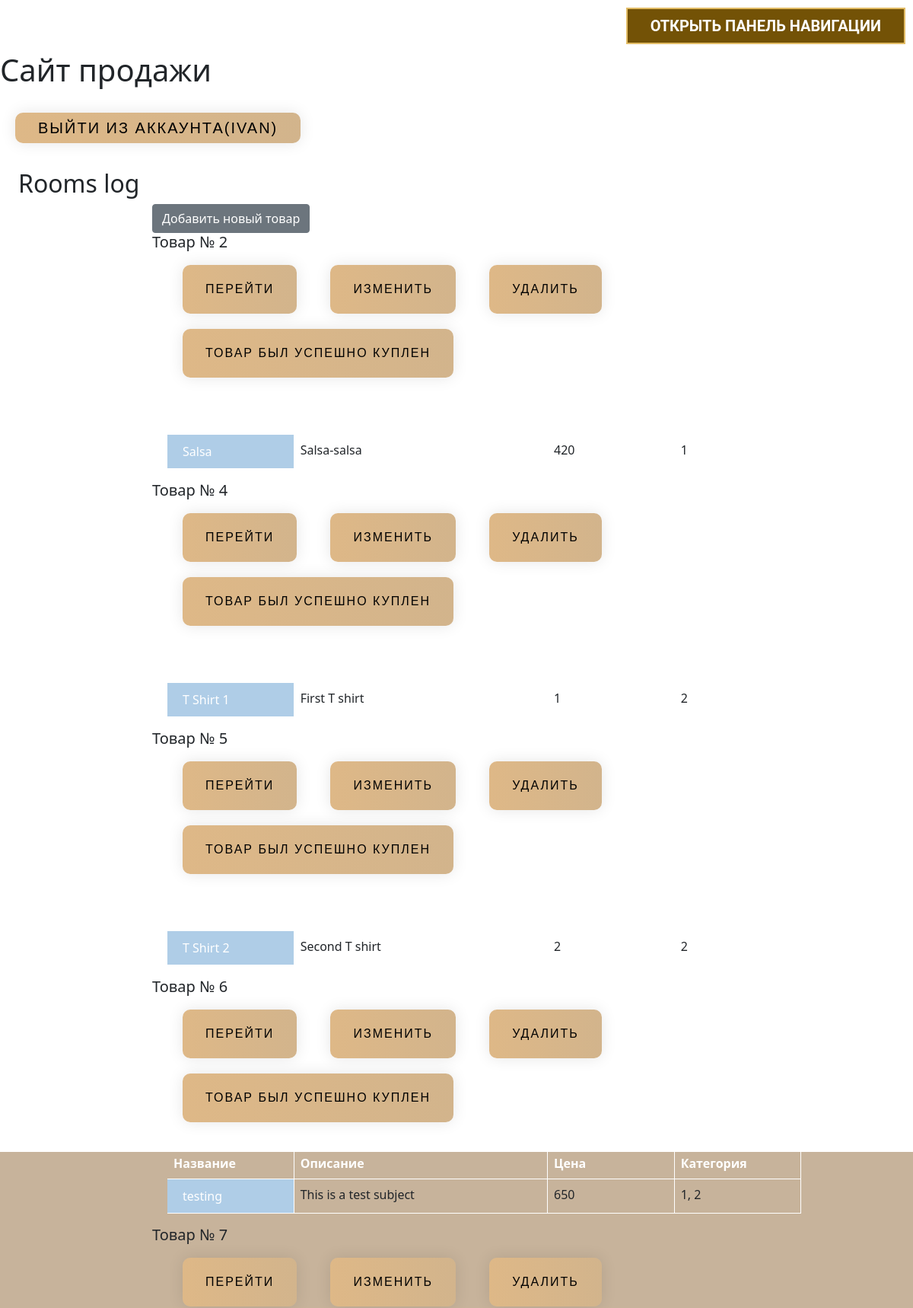
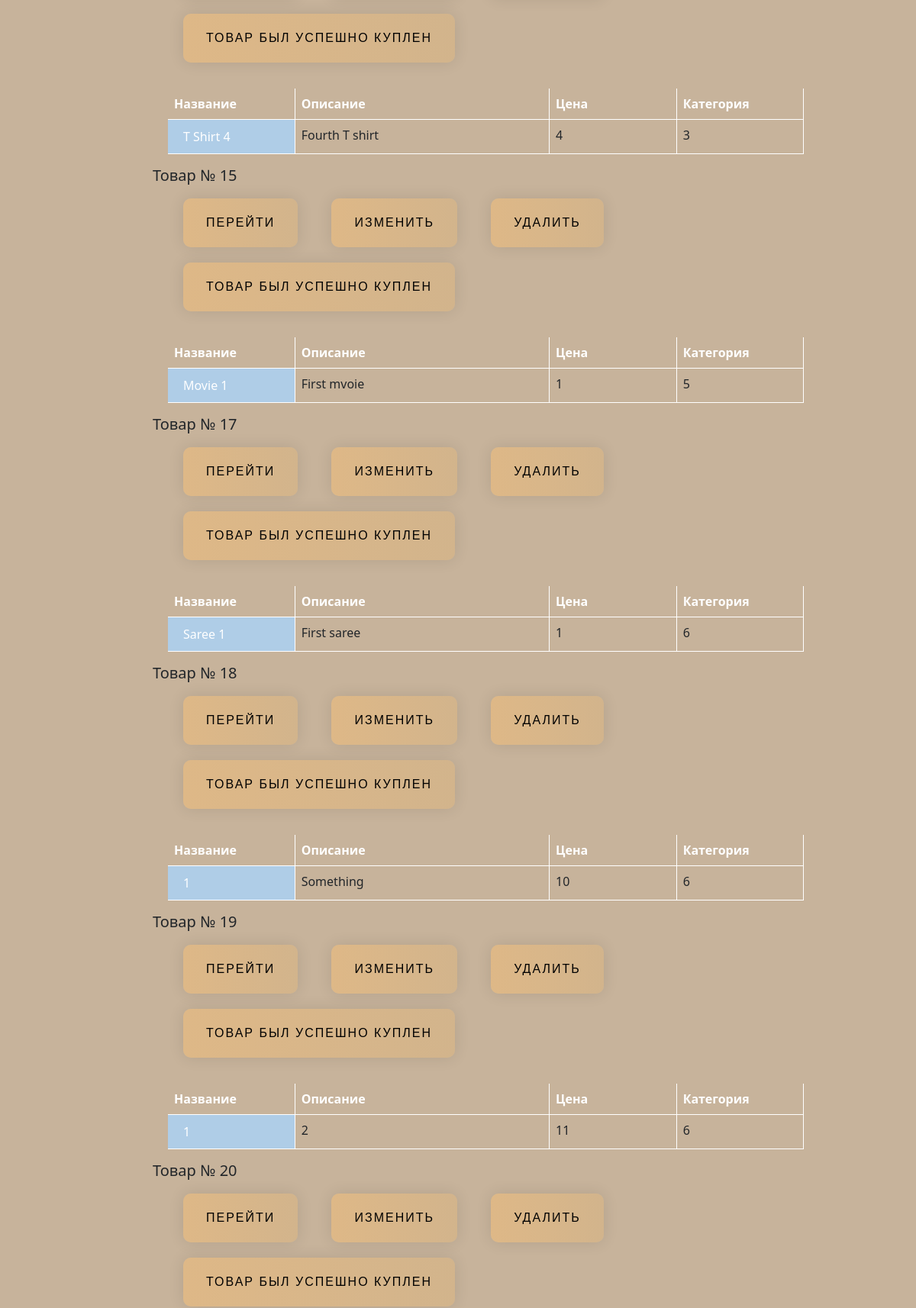
/users_products (signed in, upper part), run on the app's committed database (2 pictures, top to bottom).
### data/users.py (models this page shows, shortened)
class User(SqlAlchemyBase, UserMixin, SerializerMixin):
    __tablename__ = "users"
    id = sqlalchemy.Column(sqlalchemy.Integer, primary_key=True, autoincrement=True)
    surname = sqlalchemy.Column(sqlalchemy.String, nullable=True)
    name = sqlalchemy.Column(sqlalchemy.String, nullable=True)
    address = sqlalchemy.Column(sqlalchemy.String, nullable=True)
    balance = sqlalchemy.Column(sqlalchemy.Integer, nullable=True)
    email = sqlalchemy.Column(sqlalchemy.String, nullable=True, unique=True, index=True)
    password_hash = sqlalchemy.Column(sqlalchemy.String, nullable=True)

### data/products.py (models this page shows)
class Products(SqlAlchemyBase, SerializerMixin):
    __tablename__ = "products"
    id = sqlalchemy.Column(sqlalchemy.Integer, primary_key=True, autoincrement=True)
    name = sqlalchemy.Column(sqlalchemy.String, nullable=True)
    price = sqlalchemy.Column(sqlalchemy.Integer, nullable=True)
    description = sqlalchemy.Column(sqlalchemy.String, nullable=True)
    image = sqlalchemy.Column(sqlalchemy.String, nullable=True)
    categories = sqlalchemy.Column(sqlalchemy.String, sqlalchemy.ForeignKey('categories.id'), nullable=True)
    owner = sqlalchemy.Column(sqlalchemy.Integer, sqlalchemy.ForeignKey('users.id'), nullable=True)
    notification = sqlalchemy.Column(sqlalchemy.Boolean, nullable=True, default=False)

### main.py (the view)
@app.route('/users_products')
@login_required
def users_products():
    db_sess = db_session.create_session()
    data = []
    for el in db_sess.query(Products):
        if el.owner == current_user.id:
            data.append((el.name , el.description , el.price , el.categories , el.id))
    return render_template('users_products.html' , data=data)

### data/db_session.py (called while the page is built)
def create_session() -> Session:
    global __factory
    return __factory()

### main.py (called while the page is built)
@login_manager.user_loader
def load_user(user_id):
    db_sess = db_session.create_session()
    return db_sess.query(User).get(user_id)

### templates/users_products.html (shortened to what this page needs)
{% extends "base.html" %}
{% block content %}
<h2 id="spec2">Rooms log</h2>
<div id="users_prod">
{% if current_user.is_authenticated %}
    <a href="/add_product" class="btn btn-secondary">Добавить новый товар</a>
    <br/>
{% endif %}
{% for product in data %}
    <h5>Товар № {{ product[4] }}</h5>
    <div class="buttons">
        <a href="/product_description/{{ product[4] }}" class="yours">Перейти</a>
        <a href="/add_product/{{ product[4] }}" class="yours">Изменить</a>
        <a href="/delete_product/{{ product[4] }}" class="yours">Удалить</a>
        <a href="/delete_product/{{ product[4] }}" class="yours">Товар был успешно куплен</a>
    </div>
    <br/>
    <table class="table">
      <thead class="thead-light">
        <tr class="d-flex" id="th_style">
          <th scope="col" class="col-2">Название</th>
          <th scope="col" class="col-4">Описание</th>
          <th scope="col" class="col-2">Цена</th>
          <th scope="col" class="col-2">Категория</th>
        </tr>
      </thead>
      <tbody>
        <tr class="d-flex" >
          <td class="col-2">{{ product[0] }}</td>
          <td class="col-4">{{ product[1] }}</td>
          <td class="col-2">{{ product[2] }}</td>
          <td class="col-2">{{ product[3] }}</td>
        </tr>
      </tbody>
    </table>
{% endfor %}
</div>
{% endblock %}

### templates/base.html (shortened to what this page needs)
<!DOCTYPE html>
<html lang="en">
<head>
    <link rel="stylesheet"
          href="https://cdn.jsdelivr.net/npm/bootstrap@5.0.0-beta1/dist/css/bootstrap.min.css"
>
    <link rel="stylesheet" type="text/css" href="{{ url_for('static', filename='style/style.css') }}"/>
</head>
<body>
<div class="side-button-1-wr">
    <label class="side-button-1" for="side-checkbox">
        <div class="side-b side-open">Открыть панель навигации</div>
    </label>
</div>
<h1>Сайт продажи</h1>
<br>
<nav><a>
    {% if current_user.is_authenticated %}
    <a class="navbar-brand" href="/logout">выйти из аккаунта({{ current_user.name }})</a>
    {% else %}
    <a>
        <a class="btn btn-primary " href="/register">Зарегистрироваться</a>
        <a class="btn btn-success" href="/login">Войти</a>
    </a>
    {% endif %}
</a></nav>
<br>
{% block content %}{% endblock content %}
</body>
</html>

### static/style/style.css (style rules this page uses)
h2, .buttons, table { margin-left: 2%; margin-right: 2%; }
html, body, .intro { height: 60%; }
#th_style { color: black; }
#users_prod { padding-left: 200px; }

### templates/base.html (style rules this page uses)
.side-button-1-wr { text-align: right; }
.side-button-1 { display: inline-block; }
.side-button-1 .side-b { margin: 10px; text-decoration: none; position: relative; font-size: 20px; line-height: 20px; padding: 12px 30px; color: #FFF; font-weight: bold; text-transform: uppercase; font-family: 'Roboto', Тahoma, sans-serif; background: #735206; cursor: pointer; border: 2px solid #E2BC65; }
.side-button-1 .side-b:after, .side-button-1 .side-b:before { position: absolute; height: 4px; left: 50%; bottom: -6px; content: ""; transition: all 280ms ease-in-out; width: 0; }
html { background-color: #c7b39b; }
body { background-color: #c7b39b; }
.navbar-brand { text-decoration: none; display: inline-block; color: black; padding: 20px 30px; margin: 10px 20px; border-radius: 10px; font-family: 'Montserrat', sans-serif; text-transform: uppercase; letter-spacing: 2px; background-image: linear-gradient(to right, #DEB887 0%, #D2B48C 51%, #CD853F 100%); background-size: 200% auto; box-shadow: 0 0 20px rgba(0, 0, 0, .1); transition: .5s; margin-top:0%; }

### templates/users_products.html (style rules this page uses)
th, td:first-child { background: #AFCDE7; color: white; padding: 10px 20px; }
th, td { border-style: solid; border-width: 0 1px 1px 0; border-color: white; }
td { background: #D8E6F3; }
th:first-child, td:first-child { text-align: left; }
.yours { text-decoration: none; display: inline-block; color: black; padding: 20px 30px; margin: 10px 20px; border-radius: 10px; font-family: 'Montserrat', sans-serif; text-transform: uppercase; letter-spacing: 2px; background-image: linear-gradient(to right, #DEB887 0%, #D2B48C 51%, #CD853F 100%); background-size: 200% auto; box-shadow: 0 0 20px rgba(0, 0, 0, .1); transition: .5s; }

### data on the page
User: name "IVAN"
Products: id "2", name "Salsa", description "Salsa-salsa", price "420", product "1"
Products: id "4", name "T Shirt 1", description "First T shirt", price "1", categories "2"
Products: id "5", name "T Shirt 2", description "Second T shirt", price "2", product "2"
Products: id "6", name "testing", description "This is a test subject", price "650", categories "1, 2"
Products: id "7", name "T Shirt 4", description "Fourth T shirt", price "4", categories "3"
Products: id "15", name "Movie 1", description "First mvoie", price "1", categories "5"
Products: id "17", name "Saree 1", description "First saree", price "1", categories "6"
Products: id "18", product "1", description "Something", price "10", categories "6"
Products: id "19", product "1", description "2", price "11", categories "6"

### other printed values
{{ product[4] }} "20"
